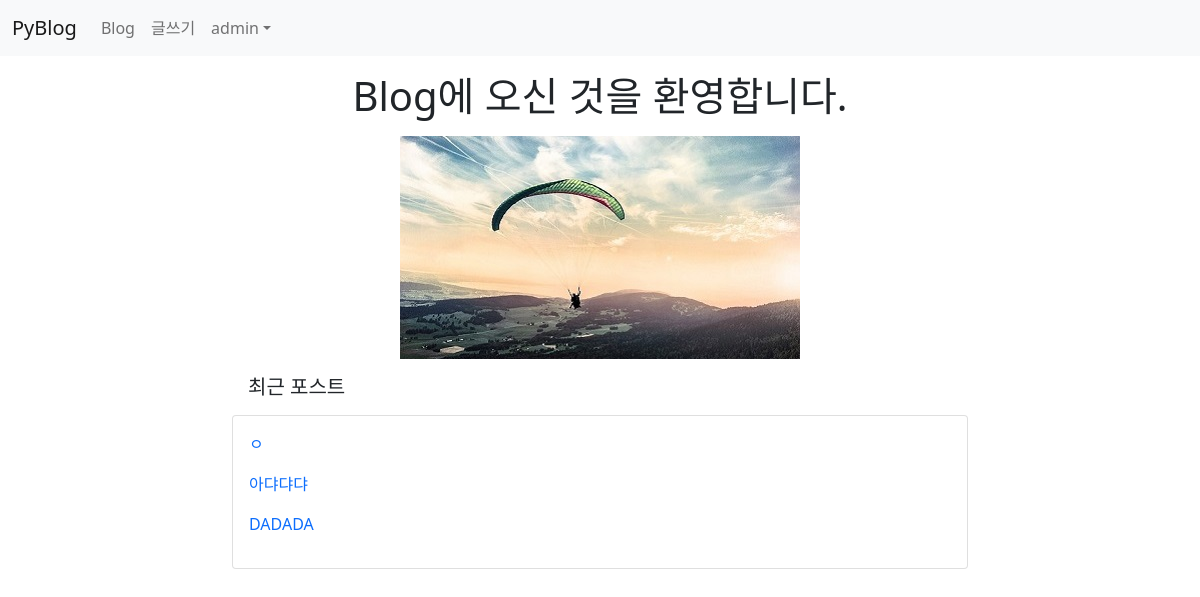
The app's page / (signed in) with its own data.
### blog/models.py (models this page shows, shortened)
class Post(models.Model):
    author = models.ForeignKey(User, on_delete=models.CASCADE)
    title = models.CharField(max_length=100)  #제목
    content = models.TextField()              #내용
    pub_date = models.DateTimeField()         #발행일
    modify_date = models.DateTimeField(null=True, blank=True) #입력 폼이 비어도 됨
    photo = models.ImageField(upload_to='blog/images/%Y/%m/%d/',
                    null=True, blank=True)  #null 허용, 파일을 첨부하지 않을수 있음
    file = models.FileField(upload_to='blog/files/%Y/%m/%d/',
                    null=True, blank=True)
    category = models.ForeignKey(Category, null=True, blank=True,
                    on_delete=models.SET_NULL)

### blog/views.py (the view)
# urls.py: path('', views.index), #http://127.0.0.1:8000/
def index(request):
    new_post = Post.objects.order_by('-pub_date')[0:3]
    context = {'new_post' : new_post}
    return render(request, 'blog/index.html', context)

### templates/blog/index.html (shortened to what this page needs)
{% extends 'base.html' %}
{% load static %}
{% block content %}
<div class="container my-3 text-center">
    <h1>Blog에 오신 것을 환영합니다.</h1>
    <div class="my-3">
        <img class="border-radius"
             src="{% static 'blog/images/activity.jpg' %}" alt="패러글라이딩">
        <div class="row">
            <div class="col-2"></div>
            <div class="col-8 text-start">
                <h5 class="m-3">최근 포스트</h5>
                <div class="card">
                    <div class="card-body">
                        {% for post in new_post %}
                            <p>
                                <a href="{% url 'blog:detail' post.id%}">
                                    {{ post.title }}
                                </a>
                            </p>
                        {% endfor %}
                    </div>
                </div>
            </div>
        </div>
    </div>
</div>
{% endblock %}

### templates/navbar.html (shortened to what this page needs)
{% load socialaccount %}
<nav class="navbar navbar-expand-lg navbar-light bg-light">
  <div class="container-fluid">
    <a class="navbar-brand" href="/">PyBlog</a>
    <div class="collapse navbar-collapse" id="navbarNavDropdown">
      <ul class="navbar-nav">
        <li class="nav-item">
          <a class="nav-link" href="{% url 'blog:post_list' %}">Blog</a>
        </li>
        <li class="nav-item">
          <a class="nav-link" href="{% url 'blog:post_create' %}">글쓰기</a>
        </li>
      </ul>
      <ul class="navbar-nav ml-auto">
        {% if user.is_authenticated %}
          <li class="nav-item dropdown">
            <a class="nav-link dropdown-toggle" href="#" id="navbarDropdownMenuLink"
              data-bs-toggle="dropdown">{{ user.username }}</a>
          </li>
        {% else %}
          <li class="nav-item">
            <a class="nav-link" href="#" data-bs-target="#loginModal"
              data-bs-toggle="modal">로그인</a>
          </li>
        {% endif %}
      </ul>
    </div>
  </div>
</nav>

### static/blog/css/style.css (style rules this page uses)
a { text-decoration: none; }

### records on screen
Post: title "ㅇ"
Post: title "아댜댜댜"
Post: title "DADADA"

### other values on screen
{{ user.username }} "admin"
